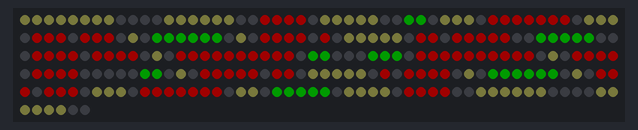
A sketch run on a simulated Arduino Uno, built with avr-gcc and run on an emulated ATmega328P. Parts: 256 RGB LEDs in strip order, left to right, continuing on the next row. Dim RGB values are drawn brighter than linear.

Above: at 0.1 s.
At 5.1 s:
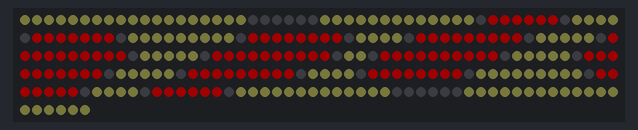

Measured:
- what the display in image 1 shows lasts 5.0 s, from 5.0 s to 10.0 s

The sketch:

leds-sample.ino
```cpp
// (licence header left out)
#include <FastLED.h>
#include "sprites.h"

#define LED_PIN     2                           // Data pin for controlling LED's
#define LED_XWIDTH  16                          // X Width of Pixels, 16 in our case
#define LED_YWIDTH  16                          // Y Width of Pixels, 16 in our case
#define NUM_LEDS    LED_XWIDTH * LED_YWIDTH     // Total number of pixels
#define BRIGHTNESS  32                          // Brightness setting. We keep this sane to reduce current draw
#define PAUSETIME   5000                        // Pause time between sprites in milliseconds
#define TEMPERATURE_1 Tungsten100W              // Color Temperature to use with FastLED library

CRGB leds[NUM_LEDS];                            // Define the array for our LED's

int total_sprites = 0;                          // Used to store total number of sprites in our array
sprites cur_sprite;                             // Current sprite being displayed

//////////////////////////////////////////////////////////////////////////////////////////////
// colors is an array of color values for our pixels. We have 10 defined.  You can
// tweak the color values to get a "better blue" or whatever.  If you add more colors it is
// recommended to start them after the white. So start at 0x0a and go from there.
//////////////////////////////////////////////////////////////////////////////////////////////

CRGB colors[]={
  CHSV(0x00,0x00,0x00),   // 0x00 BLACK
  CHSV(0x00,0xff,0xFF),   // 0x01 Red
  CHSV(0x60,0xff,0xFF),   // 0x02 Green
  CHSV(0xA0,0xFF,0xFF),   // 0x03 Blue
  CHSV(0x80,0xff,0xFF),   // 0x04 Cyan
  CHSV(0x40,0xff,0xFF),   // 0x05 Yellow
  CHSV(0xc0,0xff,0xFF),   // 0x06 Purple
  CHSV(0x20,0xff,0xFF),   // 0x07 Orange
  CHSV(0x00,0x00,0x46),   // 0x08 Gray
  CHSV(0x00,0x00,0xFF)    // 0x09 White
};

//////////////////////////////////////////////////////////////////////////////////////////////
// Initial Setup of FastLED library
// Counting of total sprites
// Clearing the display
//////////////////////////////////////////////////////////////////////////////////////////////

void setup() {
  FastLED.addLeds<WS2812B, LED_PIN, GRB>(leds, NUM_LEDS).setCorrection(TypicalLEDStrip);

  FastLED.setBrightness( BRIGHTNESS );
  FastLED.setTemperature( TEMPERATURE_1 ); // first temperature

  //////////////////////////////////////////////////////////////////////////////////////////////
  // WARNING WARNING WARNING WARNING WARNING WARNING WARNING WARNING WARNING WARNING WARNING
  //
  // DO NOT CHANGE THE VALUES IN THE LINE BELOW THIS COMMENT UNLESS YOU KNOW WHAT YOU ARE DOING.
  // THE CURRENT VALUES SET THE FASTLED LIBRARY TO LIMIT TOTAL AMPS USED BY THE 256 LED'S TO
  // 1000 MILLIAMPS AT 5V. CHANGING THESE VALUES COULD DAMAGE THE MICROCONTROLLER OR YOUR
  // PC'S USB PORT, YOUR MOTHERBOARD, YOUR USB-C POWER DEVICE, ETC.
  //
  // WE CAN NOT BE RESPONSIBLE FOR DAMAGE YOU MIGHT DO TO THE DISPLAY OR YOUR PC IF YOU MODIFY
  // THE CODE AND IN PARTICULAR THE FastLED.setMaxPowerInVoltsAndMilliamps(5,1000) line!!!!!!
  //
  // WARNING WARNING WARNING WARNING WARNING WARNING WARNING WARNING WARNING WARNING WARNING
  //////////////////////////////////////////////////////////////////////////////////////////////

  FastLED.setMaxPowerInVoltsAndMilliamps(5,1000);

  // Clear display
  FastLED.clear();
  FastLED.show();

  total_sprites = count_sprites();
}

//////////////////////////////////////////////////////////////////////////////////////////////
// count_sprites loops through array checking for NULL to denote the end
//////////////////////////////////////////////////////////////////////////////////////////////

int count_sprites() {
  int x;
  for(x=0;spritelist[x].type!=0;x++);
  return(x);
}

//////////////////////////////////////////////////////////////////////////////////////////////
// We call this function to translate a location on the 16x16 grid from the top/down
// left/right we expect, to the actual pattern the LED's are wired in on the board.
//////////////////////////////////////////////////////////////////////////////////////////////

unsigned char getOrder(unsigned char pos) {
  return(order[pos]);
}

//////////////////////////////////////////////////////////////////////////////////////////////
// Main program loop. This goes through all sprites and displays one and then pauses the
// PAUSETIME before moving on to the next sprite.
//////////////////////////////////////////////////////////////////////////////////////////////

void loop() {
  for(;;) {
    for(int x=0;x<total_sprites;x++) {
      show_sprite(x);
      delay(PAUSETIME);
    }
  }
}

//////////////////////////////////////////////////////////////////////////////////////////////
// show_sprite shows the current sprite on the screen
//////////////////////////////////////////////////////////////////////////////////////////////

void show_sprite(int spriteNum) {
  // Run through all LED's and set their color to the given data for that frame
  for(int x=0;x<NUM_LEDS;x++) {
    leds[order[x]] = colors[spritelist[spriteNum].sprite[x]];
  }

  // Show sprite
  FastLED.show();
}
```

Source omitted: sprites.h (data table, 5848 bytes)
